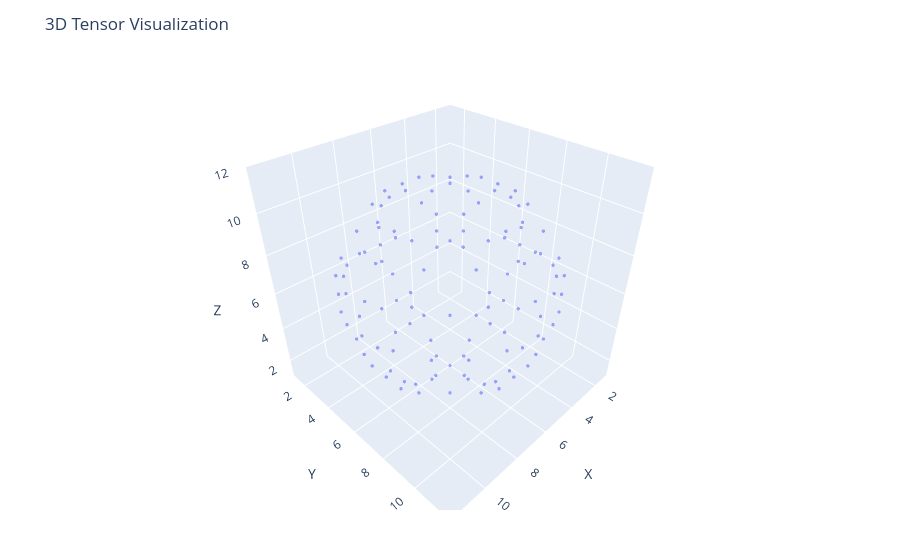

Notebook source saved alongside this figure:
### Markdown cell above
## Step 4: Visualization

It will help to see the tensor as a graphic we can visualize as 3D.  There are many visualization tools in Jupyter, but to pick just one we can use Plotly.  You may need to install PlotlyJS if you do not yet have it installed.  If so uncomment the top two lines.

`plotTensor` returns a 3D scatter plot that you can manipulate with a mouse, rotate, zoom, and export as `png` format.  **Caution** With large dense tensors Plotly may take a long time to load or may fail to rotate or even display content.  For sparse tensors you may need to work with ranges around 100 x 100 x 100, and for dense tensors reduce that to 50 x 50 x 50, though specific ranges depend on your hardware and installations.

`plotTensor` also supports an optional second parameter with a threshold to drop points of a tensor that are too small to be seen.  This can speed up displays but may suppress some points.

### Code cell
# PlotlyJS is now installed!
using PlotlyJS

plotTensor(sphere5)

### Figure 1 — Plotly figure (JSON) as saved in the notebook; plotly's stock layout.template omitted (floating-point values rounded to 4 significant figures)
{"data": [{"marker": {"opacity": 0.6, "size": 2}, "mode": "markers", "type": "scatter3d", "x": [6, 5, 6, 7, 6, 5, 6, 7, 4, 8, 3, 9, 3, 9, 3, 9, 4, 8, 5, 6, 7, 5, 6, 7, 2, 10, 2, 10, 2, 10, 5, 6, 7, 4, 8, 2, 10, 2, 10, 4, 8, 6, 3, 9, 2, 10, 1, 11, 2, 10, 3, 9, 6, 5, 6, 7, 3, 9, 2, 10, 1, 11, 1, 11, 1, 11, 2, 10, 3, 9, 5, 6, 7, 6, 3, 9, 2, 10, 1, 11, 2, 10, 3, 9, 6, 4, 8, 2, 10, 2, 10, 4, 8, 5, 6, 7, 2, 10, 2, 10, 2, 10, 5, 6, 7, 5, 6, 7, 4, 8, 3, 9, 3, 9, 3, 9, 4, 8, 5, 6, 7, 6, 5, 6, 7, 6], "y": [5, 6, 6, 6, 7, 3, 3, 3, 4, 4, 5, 5, 6, 6, 7, 7, 8, 8, 9, 9, 9, 2, 2, 2, 5, 5, 6, 6, 7, 7, 10, 10, 10, 2, 2, 4, 4, 8, 8, 10, 10, 1, 2, 2, 3, 3, 6, 6, 9, 9, 10, 10, 11, 1, 1, 1, 2, 2, 3, 3, 5, 5, 6, 6, 7, 7, 9, 9, 10, 10, 11, 11, 11, 1, 2, 2, 3, 3, 6, 6, 9, 9, 10, 10, 11, 2, 2, 4, 4, 8, 8, 10, 10, 2, 2, 2, 5, 5, 6, 6, 7, 7, 10, 10, 10, 3, 3, 3, 4, 4, 5, 5, 6, 6, 7, 7, 8, 8, 9, 9, 9, 5, 6, 6, 6, 7], "z": [1, 1, 1, 1, 1, 2, 2, 2, 2, 2, 2, 2, 2, 2, 2, 2, 2, 2, 2, 2, 2, 3, 3, 3, 3, 3, 3, 3, 3, 3, 3, 3, 3, 4, 4, 4, 4, 4, 4, 4, 4, 5, 5, 5, 5, 5, 5, 5, 5, 5, 5, 5, 5, 6, 6, 6, 6, 6, 6, 6, 6, 6, 6, 6, 6, 6, 6, 6, 6, 6, 6, 6, 6, 7, 7, 7, 7, 7, 7, 7, 7, 7, 7, 7, 7, 8, 8, 8, 8, 8, 8, 8, 8, 9, 9, 9, 9, 9, 9, 9, 9, 9, 9, 9, 9, 10, 10, 10, 10, 10, 10, 10, 10, 10, 10, 10, 10, 10, 10, 10, 10, 11, 11, 11, 11, 11]}], "layout": {"margin": {"b": 50, "l": 50, "r": 50, "t": 60}, "scene": {"aspectmode": "cube", "xaxis": {"range": [1, 12], "title": "X"}, "yaxis": {"range": [1, 12], "title": "Y"}, "zaxis": {"range": [1, 12], "title": "Z"}}, "title": "3D Tensor Visualization"}}
